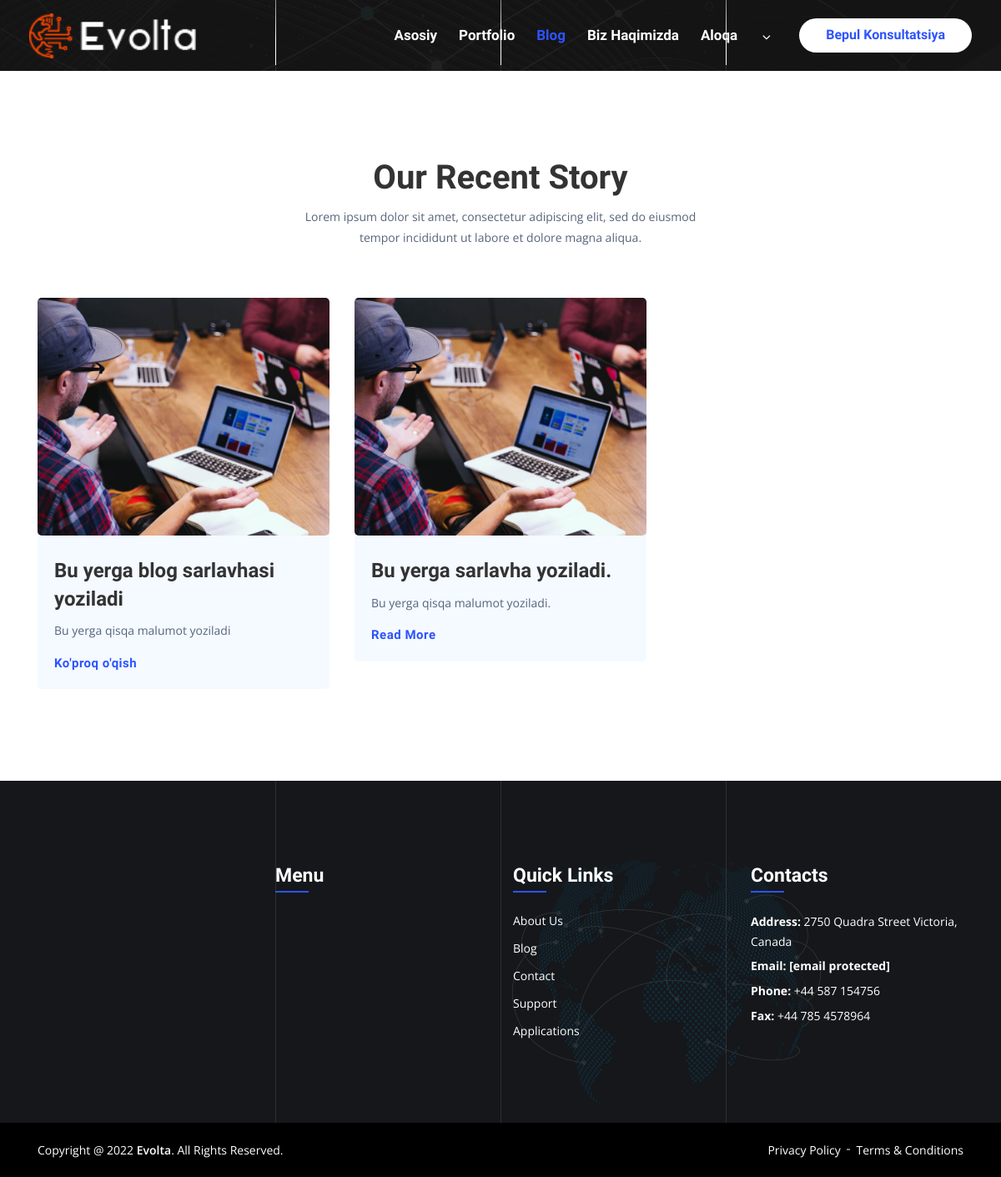
/blog/, run on an earlier commit of the app's database.
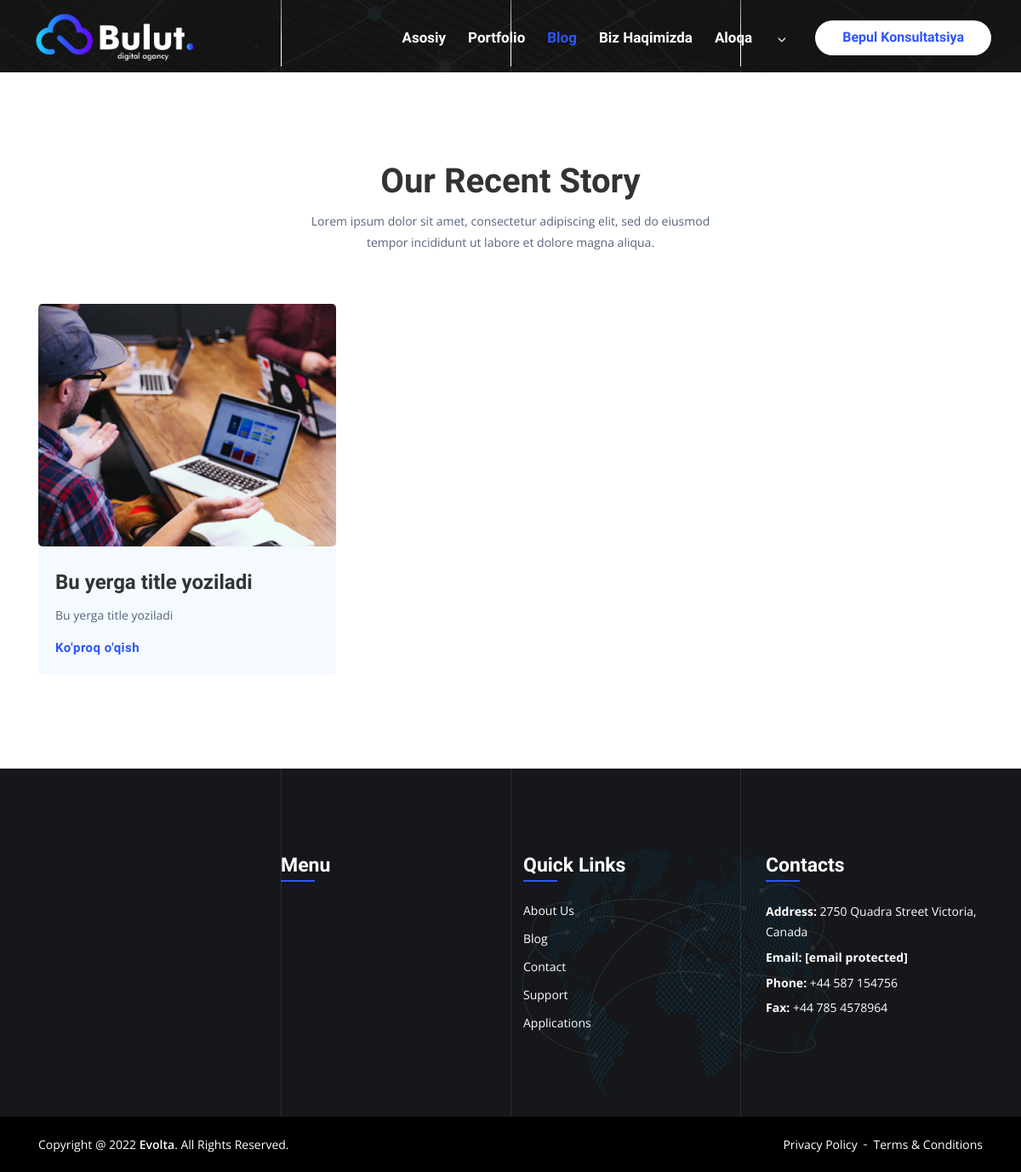
And on a later commit of the database.
### home/models.py (models this page shows)
class HomeLogo(models.Model):
    white_logo = models.ImageField(upload_to='images/logo/')
    dark_logo = models.ImageField(upload_to='images/logo/')
    class Meta:
        verbose_name = 'Home Logo'
        verbose_name_plural = 'Home Logo'

### blog/models.py (models this page shows, shortened)
class Blog(models.Model):
    title = models.TextField(max_length=601, blank=True)
    slug = models.SlugField(unique=True)
    image = models.ImageField(upload_to='images/blog/')
    description = models.TextField(max_length=600, blank=True)
    text1 = models.TextField(max_length=1000, blank=True)
    text2 = models.TextField(max_length=1000, blank=True)
    text3 = models.TextField(max_length=1000, blank=True)
    class Meta:
        verbose_name = 'Blog'
        verbose_name_plural = 'Blog'
    def image_tag(self):
        return mark_safe('<img src="{}" height="50">'.format(self.image.url))
    image_tag.short_description = 'Image'

class RichBlog(models.Model):
    image = models.ImageField(upload_to='images/blog/', blank=True)
    title = models.TextField(max_length=600, blank=True)
    description = models.TextField(max_length=1000, blank=True)
    slug = models.SlugField(unique=True)
    content = RichTextUploadingField()
    class Meta:
        verbose_name = 'Blog Editor'
        verbose_name_plural = 'Blog Editor'
    def image_tag(self):
        return mark_safe('<img src="{}" height="50">'.format(self.image.url))
    image_tag.short_description = 'Image'

### home/views.py (the view)
# urls.py: path('blog/', views.blog_view, name='blog'),
def blog_view(request):
    blog_latest = Blog.objects.all().order_by('?')[:100]
    paginator = Paginator(blog_latest, per_page=5)
    page_number = request.GET.get('page')
    page_obj = paginator.get_page(page_number)
    context = {
        'blog_latest': page_obj.object_list,
        'paginator': paginator,
        'page_number': page_number
    }
    return render(request, 'blog/base.html', context)

### home/context.py (called while the page is built)
def footer_service_view(request):
    footer_service = FooterServiceMeta.objects.all().order_by('id')[:7]
    context = {
        'footer_service': footer_service,
    }
    return context

def footer_menu_view(request):
    footer_menu = FooterMenuMeta.objects.all().order_by('id')[:7]
    context = {
        'footer_menu': footer_menu,
    }
    return context

def footer_data_view(request):
    footer_data = FooterData.objects.all().order_by('id')[:1]
    context = {
        'footer_data': footer_data,
    }
    return context

def rich_home_blog_view(request):
    rich_home_blog = RichHomeBlog.objects.all().order_by('?')[:3]
    context = {
        'rich_home_blog': rich_home_blog,
    }
    return context

def rich_blog_view(request):
    rich_blog_latest = RichBlog.objects.all().order_by('?')[:50]
    context = {
        'rich_blog_latest': rich_blog_latest,
    }
    return context

def portfolio_view(request):
    portfolio_latest = Portfolio.objects.all().order_by('-id')[:3]
    context = {
        'portfolio_latest': portfolio_latest,
    }
    return context

def home_blog_view(request):
    home_blog_latest = HomeBlog.objects.all().order_by('-id')[:3]
    context = {
        'home_blog_latest': home_blog_latest,
    }
    return context

def home_about_section_view(request):
    home_about_section = HomeAboutSection.objects.all().order_by('-id')[:1]
    context = {
        'home_about_section': home_about_section,
    }
    return context

def home_about_section2_view(request):
    home_about_section2 = HomeAboutSection2.objects.all().order_by('-id')[:1]
    context = {
        'home_about_section2': home_about_section2,
    }
    return context

def home_title_view(request):
    home_title = HomeTitle.objects.all().order_by('-id')[:1]
    context = {
        'home_title': home_title,
    }
    return context

def home_logo_view(request):
    home_logo = HomeLogo.objects.all().order_by('-id')[:1]
    context = {
        'home_logo': home_logo,
    }
    return context

### home/templates/blog/base.html (shortened to what this page needs)
<!DOCTYPE html>
<html lang="en">
{% load static %}
<head>
    <link rel="stylesheet" href="{% static 'assets/css/bootstrap.min.css' %}">
    <link rel="stylesheet" href="{% static 'assets/css/animate.min.css' %}">
    <link rel="stylesheet" href="{% static 'assets/css/fontawesome.min.css' %}">
    <link rel="stylesheet" href="{% static 'assets/css/magnific-popup.min.css' %}">
    <link rel="stylesheet" href="{% static 'assets/css/owl.carousel.min.css' %}">
    <link rel="stylesheet" href="{% static 'assets/css/owl.theme.default.min.css' %}">
    <link rel="stylesheet" href="{% static 'assets/css/nice-select.css' %}">
    <link rel="stylesheet" href="{% static 'assets/css/flaticon.css' %}">
    <link rel="stylesheet" href="{% static 'assets/css/meanmenu.css' %}">
    <link rel="stylesheet" href="{% static 'assets/css/style2.css' %}">
    <link rel="stylesheet" href="{% static 'assets/css/responsive1.css' %}">
    <link rel="stylesheet" href="{% static 'assets/css/dark-style.css' %}">
</head>
<body>
{% block header %}{% include 'components/header_v2.html' %}{% endblock %}
{% block index %}{% include 'blog/blog.html' %}{% endblock %}
{% block footer %}{% include 'components/footer.html' %}{% endblock %}
</body>
</html>

### home/templates/components/header_v2.html (shortened to what this page needs)
{% load static %}
{% load i18n %}
{% load static %}
{% load i18n %}
<div class="navbar-area">
    <div class="evolta-nav">
        <div class="container-fluid">
            <nav class="navbar navbar-expand-md navbar-light">
                {% for rs in home_logo %}
                    <a class="navbar-brand" href="{% url 'index' %}">
                        <img width="200px" src="{{ rs.white_logo.url }}" class="main-logo" alt="logo">
                    </a>
                {% endfor %}
                <div class="collapse navbar-collapse mean-menu" id="navbarSupportedContent">
                    <ul class="navbar-nav">
                        {% if request.path == '/' or request.path == '/uz/' or request.path == '/ru/' or request.path == '/en/' %}
                            <li class="nav-item"><a href="{% url 'index' %}"
                                                    class="nav-link active">{% trans 'Home' %}</a>
                            </li>
                        {% else %}
                            <li class="nav-item"><a href="{% url 'index' %}" class="nav-link">{% trans 'Home' %}</a>
                            </li>
                        {% endif %}
                        {% if request.path == '/portfolio/' or request.path == '/en/portfolio/' or request.path == '/ru/portfolio/' %}
                            <li class="nav-item"><a href="{% url 'portfolio' %}"
                                                    class="nav-link active">{% trans 'Portfolio' %}</a></li>
                        {% else %}
                            <li class="nav-item"><a href="{% url 'portfolio' %}"
                                                    class="nav-link">{% trans 'Portfolio' %}</a></li>
                        {% endif %}
                        {% if request.path == '/blog/' or request.path == '/uz/blog/' or request.path == '/en/blog/' or request.path == '/ru/blog/' %}
                            <li class="nav-item"><a href="{% url 'blog' %}"
                                                    class="nav-link active">{% trans 'Blog' %}</a></li>
                        {% else %}
                            <li class="nav-item"><a href="{% url 'blog' %}"
                                                    class="nav-link">{% trans 'Blog' %}</a></li>
                        {% endif %}
                        {% if request.path == '/about/' or request.path == '/uz/about/' or request.path == '/ru/about/' or request.path == '/en/about/' %}
                            <li class="nav-item"><a href="{% url 'about' %}"
                                                    class="nav-link active">{% trans 'About Us' %}</a>
                            </li>
                        {% else %}
                            <li class="nav-item"><a href="{% url 'about' %}" class="nav-link">{% trans 'About Us' %}</a>
                            </li>
                        {% endif %}
                        {% if request.path == '/contact/' or request.path == '/uz/contact/' or request.path == '/ru/contact/' or request.path == '/en/contact/' %}
                            <li class="nav-item"><a href="{% url 'contact' %}"
                                                    class="nav-link active">{% trans 'Contact' %}</a>
                            </li>
                        {% else %}
                            <li class="nav-item"><a href="{% url 'contact' %}"
                                                    class="nav-link">{% trans 'Contact' %}</a>
                        {% endif %}
                        <li class="nav-item" id="select">
                            {% if request.path == '/en/' or request.path == '/en/portfolio/' or request.path == '/en/blog/' or request.path == '/en/about/' or request.path == '/en/contact/' %}
                                <a class="nav-link"><img src="{% static 'assets/img/flag/us.png' %}" alt=""> <i
                                        class="fas fa-chevron-down"></i></a>
                            {% elif request.path == '/ru/' or request.path == '/ru/portfolio/' or request.path == '/ru/blog/' or request.path == '/ru/about/' or request.path == '/ru/contact/' %}
                                <a class="nav-link"><img src="{% static 'assets/img/flag/ru.png' %}" alt=""> <i
                                        class="fas fa-chevron-down"></i></a>
                            {% elif request.path == '/portfolio/' or request.path == '/' or request.path == '/blog/' or request.path == '/about/' or request.path == '/contact/' %}<a class="nav-link"><img src="{% static 'assets/img/flag/uz.png' %}" alt=""> <i
                                        class="fas fa-chevron-down"></i></a>
                            {% else %}
                                <a class="nav-link">{% trans 'Til' %}<i class="fas fa-chevron-down"></i></a>
                            {% endif %}
                        </li>
                    </ul>
                    <div class="others-options">
                        <a href="{% url 'contact' %}" class="btn btn-primary">{% trans 'Free Consultation' %}</a>
                    </div>
                </div>
            </nav>
        </div>
    </div>
</div>

### home/templates/blog/blog.html (shortened to what this page needs)
{% load static %}
{% load i18n %}
<div class="page-title-area item-bg2">
    <div class="lines">
    </div>
</div>
<section class="blog-area ptb-110">
    <div class="container">
        <div class="section-title">
            <h2>Our Recent Story</h2>
            <p>Lorem ipsum dolor sit amet, consectetur adipiscing elit, sed do eiusmod tempor incididunt ut labore et
                dolore magna aliqua.</p>
        </div>
        <div class="row">
            {% for rs in blog_latest %}
                <div class="col-lg-4 col-md-6">
                    <div class="single-blog-post">
                        <div class="entry-thumbnail">
                            <a href="{% url 'blog_detail' rs.id rs.slug %}"><img src="{{ rs.image.url }}"
                                                                                 alt="image"></a>
                        </div>
                        <div class="entry-post-content">
                            <h3><a href="{% url 'blog_detail' rs.id rs.slug %}">{{ rs.title }}</a></h3>
                            <p>{{ rs.description }}</p>
                            <a href="{% url 'blog_detail' rs.id rs.slug %}" class="learn-more-btn">{% trans 'Read More' %} <i
                                    class="flaticon-add"></i></a>
                        </div>
                    </div>
                </div>
            {% endfor %}
        {% for rs in rich_blog_latest %}
            <div class="col-lg-4 col-md-6">
                <div class="single-blog-post">
                    <div class="entry-thumbnail">
                        <a href="{% url 'rich_blog_detail' rs.id rs.slug %}"><img src="{{ rs.image.url }}"
                                                                             alt="image"></a>
                    </div>
                    <div class="entry-post-content">
                        <h3><a href="{% url 'blog_detail' rs.id rs.slug %}">{{ rs.title }}</a></h3>
                        <p>{{ rs.description }}</p>
                        <a href="{% url 'blog_detail' rs.id rs.slug %}" class="learn-more-btn">Read More <i
                                class="flaticon-add"></i></a>
                    </div>
                </div>
            </div>
        {% endfor %}
        </div>
    </div>
</section>

### home/templates/components/footer.html (shortened to what this page needs)
{% load static %}
{% load i18n %}
<footer class="footer-area">
    <div class="container">
        <div class="row">
            <div class="col-lg-3 col-md-6 col-sm-6">
            </div>
            <div class="col-lg-3 col-md-6 col-sm-6">
                <div class="single-footer-widget">
                    <h3>{% trans 'Menu' %}</h3>
                </div>
            </div>
            <div class="col-lg-3 col-md-6 col-sm-6">
                <div class="single-footer-widget">
                    <h3>Quick Links</h3>
                    <ul class="quick-links-list">
                        <li><a href="#">About Us</a></li>
                        <li><a href="#">Blog</a></li>
                        <li><a href="#">Contact</a></li>
                        <li><a href="#">Support</a></li>
                        <li><a href="#">Applications</a></li>
                    </ul>
                </div>
            </div>
            <div class="col-lg-3 col-md-6 col-sm-6">
                <div class="single-footer-widget">
                    <h3>Contacts</h3>
                    <ul class="footer-contact-list">
                        <li><span>Address:</span> 2750 Quadra Street Victoria, Canada</li>
                        <li><span>Email:</span> <a href="#"><span class="__cf_email__"
                                                                  data-cfemail="573221383b233617303a363e3b7934383a">[email&#160;protected]</span></a>
                        </li>
                        <li><span>Phone:</span> <a href="#">+44 587 154756</a></li>
                        <li><span>Fax:</span> <a href="#">+44 785 4578964</a></li>
                    </ul>
                </div>
            </div>
        </div>
    </div>
    <div class="copyright-area">
        <div class="container">
            <div class="row align-items-center">
                <div class="col-lg-6 col-md-6 col-sm-6">
                    <p>Copyright @
                        <a href="#">Evolta</a>. All Rights Reserved.
                    </p>
                </div>
                <div class="col-lg-6 col-md-6 col-sm-6">
                    <ul>
                        <li><a href="#">Privacy Policy</a></li>
                        <li><a href="#">Terms & Conditions</a></li>
                    </ul>
                </div>
            </div>
        </div>
    </div>
    <div class="circle-map"><img src="{% static 'assets/img/circle-map.png' %}" alt="image"></div>
    <div class="lines">
    </div>
</footer>

What changed in the data, as far as the page shows it:
removed HomeLogo: white_logo (picture)
removed RichBlog: image (picture), title "Bu yerga sarlavha yoziladi.", description "Bu yerga qisqa malumot yoziladi."
added HomeLogo: white_logo (picture)
changed Blog: title "Bu yerga blog sarlavhasi yoziladi" → "Bu yerga title yoziladi"; description "Bu yerga qisqa malumot yoziladi" → "Bu yerga title yoziladi"
